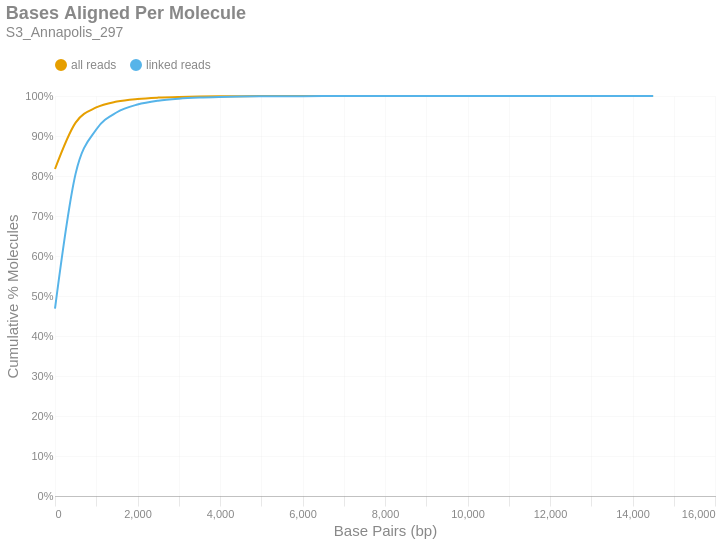

This figure's notebook cell:
### Markdown cell above
### Bases Aligned Per Molecule
This is a cumulative frequency distribution showing the number of base pairs aligned per unique molecule. These data are shown in 500 bp bins. There are two distributions: one with `all reads` (yellow) and another with only `linked reads` (blue). The percent of molecules in the `linked reads` distribution is relative to the total number of linked molecules.

### Code cell
if SKIPLR:
    print_html(f"Skipped")
else:
    binned_df = consolidated_hist(valids['aligned_bp'], mask, 500, True)
    with SafeRender(binned_df):
        (
            density_plot(binned_df, 'Bases Aligned Per Molecule', samplename, 'basesper')
            .encode(
                x=alt.X('bin:Q', title="Base Pairs (bp)").axis(tickMinStep=500).scale(padding=0),
                y=alt.Y('value:Q', title='Cumulative % Molecules')
                    .axis(format='%')
                    .scale(domain = [0,1])
                    .stack(False),
                color=alt.Color("key:N").scale(domain = ["all reads", "linked reads"]),
                tooltip = [
                    alt.Tooltip("key:N", title = "Data Type"),
                    alt.Tooltip("range_label:N", title="Bases Aligned Per Molecule"),
                    alt.Tooltip("value:Q", format = ".2%", title="% Molecules (Cum.)")
                ]
            )
        ).display()

### Figure 1 — Vega-Lite specification as saved in the notebook (floating-point values rounded to 4 significant figures)
{"width": "container", "height": 400, "config": {"title": {"anchor": "start", "dy": -15, "fontSize": 18, "color": "#888888", "subtitleColor": "#888888", "subtitleFontSize": 14}, "arc": {"fill": "#0072B2"}, "axis": {"domainColor": "#888888", "domainWidth": 0.5, "gridWidth": 0.2, "grid": false, "titleFontWeight": 400, "titleFontSize": 15, "labelFontSize": 11, "labelColor": "#888888", "tickColor": "#888888", "tickWidth": 0.2, "titleColor": "#888888"}, "axisBand": {"grid": false}, "axisX": {"grid": true, "tickSize": 10, "domainCap": "round"}, "axisY": {"domain": false, "grid": true, "tickSize": 0, "domainCap": "round"}, "background": "transparent", "header": {"labelFontSize": 15, "labelColor": "#888888", "titleFontSize": 15, "titleFontWeight": 600, "titleColor": "#888888"}, "legend": {"labelFont": "sans-serif", "labelFontSize": 12, "labelColor": "#888888", "symbolSize": 100, "symbolType": "circle", "titleFontSize": 12, "titlePadding": 10, "titleColor": "#888888", "title": null, "orient": "top"}, "range": {"category": ["#E69F00", "#56B4E9", "#009E73", "#F0E442", "#0072B2", "#D55E00", "#CC79A7", "#000000"], "diverging": ["#cfe8f3", "#a2d4ec", "#73bfe2", "#46abdb", "#1696d2", "#12719e"]}, "area": {"fill": "#0072B2", "fillOpacity": 0.7, "line": true, "strokeOpacity": 0.7}, "line": {"color": "#0072B2", "stroke": "#0072B2", "strokeWidth": 2}, "trail": {"color": "#0072B2", "stroke": "#0072B2", "strokeWidth": 0, "size": 1}, "point": {"filled": true, "fillOpacity": 1.0, "size": 95}, "text": {"color": "#888888", "fontSize": 11, "align": "right", "fontWeight": 400, "size": 11}, "bar": {"fill": "#0072B2", "stroke": null}, "view": {"stroke": null, "continuousWidth": 660, "continuousHeight": 400}}, "data": {"name": "data-a30912b2390c5f271aef047a5a324e7a"}, "mark": {"type": "line", "interpolate": "monotone", "point": {"opacity": 0, "size": 275}}, "encoding": {"color": {"field": "key", "scale": {"domain": ["all reads", "linked reads"]}, "type": "nominal"}, "tooltip": [{"field": "key", "title": "Data Type", "type": "nominal"}, {"field": "range_label", "title": "Bases Aligned Per Molecule", "type": "nominal"}, {"field": "value", "format": ".2%", "title": "% Molecules (Cum.)", "type": "quantitative"}], "x": {"axis": {"tickMinStep": 500}, "field": "bin", "scale": {"padding": 0}, "title": "Base Pairs (bp)", "type": "quantitative"}, "y": {"axis": {"format": "%"}, "field": "value", "scale": {"domain": [0, 1]}, "stack": false, "title": "Cumulative % Molecules", "type": "quantitative"}}, "params": [{"name": "param_c36ac31b6afebe62", "select": {"type": "point", "fields": ["key"]}, "bind": "legend"}], "title": {"text": "Bases Aligned Per Molecule", "subtitle": "S3_Annapolis_297"}, "transform": [{"fold": ["all reads (cumsum)", "linked reads (cumsum)"]}, {"calculate": "replace(datum.key, ' (cumsum)', '')", "as": "key"}, {"filter": {"param": "param_c36ac31b6afebe62"}}], "usermeta": {"embedOptions": {"downloadFileName": "S3_Annapolis_297.basesper"}}, "$schema": "https://vega.github.io/schema/vega-lite/v6.1.0.json", "datasets": {"data-a30912b2390c5f271aef047a5a324e7a": [{"bin": "0.0", "interval": "0.0-500.0", "all reads": 0.8175, "linked reads": 0.4685, "all reads (cumsum)": 0.8175, "linked reads (cumsum)": 0.4685, "range_label": "0-499"}, {"bin": "500.0", "interval": "500.0-1000.0", "all reads": 0.116, "linked reads": 0.3374, "all reads (cumsum)": 0.9335, "linked reads (cumsum)": 0.8059, "range_label": "500-999"}, {"bin": "1000.0", "interval": "1000.0-1500.0", "all reads": 0.03777, "linked reads": 0.1103, "all reads (cumsum)": 0.9713, "linked reads (cumsum)": 0.9162, "range_label": "1000-1499"}, {"bin": "1500.0", "interval": "1500.0-2000.0", "all reads": 0.01478, "linked reads": 0.04316, "all reads (cumsum)": 0.9861, "linked reads (cumsum)": 0.9594, "range_label": "1500-1999"}, {"bin": "2000.0", "interval": "2000.0-2500.0", "all reads": 0.006614, "linked reads": 0.01932, "all reads (cumsum)": 0.9927, "linked reads (cumsum)": 0.9787, "range_label": "2000-2499"}, {"bin": "2500.0", "interval": "2500.0-3000.0", "all reads": 0.003302, "linked reads": 0.009642, "all reads (cumsum)": 0.996, "linked reads (cumsum)": 0.9883, "range_label": "2500-2999"}, {"bin": "3000.0", "interval": "3000.0-3500.0", "all reads": 0.00173, "linked reads": 0.005053, "all reads (cumsum)": 0.9977, "linked reads (cumsum)": 0.9934, "range_label": "3000-3499"}, {"bin": "3500.0", "interval": "3500.0-4000.0", "all reads": 0.0009618, "linked reads": 0.002809, "all reads (cumsum)": 0.9987, "linked reads (cumsum)": 0.9962, "range_label": "3500-3999"}, {"bin": "4000.0", "interval": "4000.0-4500.0", "all reads": 0.0005229, "linked reads": 0.001527, "all reads (cumsum)": 0.9992, "linked reads (cumsum)": 0.9977, "range_label": "4000-4499"}, {"bin": "4500.0", "interval": "4500.0-5000.0", "all reads": 0.0003198, "linked reads": 0.0009341, "all reads (cumsum)": 0.9995, "linked reads (cumsum)": 0.9986, "range_label": "4500-4999"}, {"bin": "5000.0", "interval": "5000.0-5500.0", "all reads": 0.0001731, "linked reads": 0.0005057, "all reads (cumsum)": 0.9997, "linked reads (cumsum)": 0.9991, "range_label": "5000-5499"}, {"bin": "5500.0", "interval": "5500.0-6000.0", "all reads": 0.0001092, "linked reads": 0.0003188, "all reads (cumsum)": 0.9998, "linked reads (cumsum)": 0.9995, "range_label": "5500-5999"}, {"bin": "6000.0", "interval": "6000.0-6500.0", "all reads": 7.47e-05, "linked reads": 0.0002181, "all reads (cumsum)": 0.9999, "linked reads (cumsum)": 0.9997, "range_label": "6000-6499"}, {"bin": "6500.0", "interval": "6500.0-7000.0", "all reads": 4.06e-05, "linked reads": 0.0001186, "all reads (cumsum)": 0.9999, "linked reads (cumsum)": 0.9998, "range_label": "6500-6999"}, {"bin": "7000.0", "interval": "7000.0-7500.0", "all reads": 2.26e-05, "linked reads": 6.6e-05, "all reads (cumsum)": 1.0, "linked reads (cumsum)": 0.9999, "range_label": "7000-7499"}, {"bin": "7500.0", "interval": "7500.0-8000.0", "all reads": 1.456e-05, "linked reads": 4.251e-05, "all reads (cumsum)": 1.0, "linked reads (cumsum)": 0.9999, "range_label": "7500-7999"}, {"bin": "8000.0", "interval": "8000.0-8500.0", "all reads": 1.226e-05, "linked reads": 3.58e-05, "all reads (cumsum)": 1.0, "linked reads (cumsum)": 0.9999, "range_label": "8000-8499"}, {"bin": "8500.0", "interval": "8500.0-9000.0", "all reads": 5.746e-06, "linked reads": 1.678e-05, "all reads (cumsum)": 1.0, "linked reads (cumsum)": 1.0, "range_label": "8500-8999"}, {"bin": "9000.0", "interval": "9000.0-9500.0", "all reads": 4.98e-06, "linked reads": 1.454e-05, "all reads (cumsum)": 1.0, "linked reads (cumsum)": 1.0, "range_label": "9000-9499"}, {"bin": "9500.0", "interval": "9500.0-10000.0", "all reads": 3.831e-06, "linked reads": 1.119e-05, "all reads (cumsum)": 1.0, "linked reads (cumsum)": 1.0, "range_label": "9500-9999"}, {"bin": "10000.0", "interval": "10000.0-10500.0", "all reads": 1.915e-06, "linked reads": 5.594e-06, "all reads (cumsum)": 1.0, "linked reads (cumsum)": 1.0, "range_label": "10000-10499"}, {"bin": "10500.0", "interval": "10500.0-11000.0", "all reads": 1.915e-06, "linked reads": 5.594e-06, "all reads (cumsum)": 1.0, "linked reads (cumsum)": 1.0, "range_label": "10500-10999"}, {"bin": "11000.0", "interval": "11000.0-11500.0", "all reads": 1.149e-06, "linked reads": 3.356e-06, "all reads (cumsum)": 1.0, "linked reads (cumsum)": 1.0, "range_label": "11000-11499"}, {"bin": "11500.0", "interval": "11500.0-12000.0", "all reads": 1.149e-06, "linked reads": 3.356e-06, "all reads (cumsum)": 1.0, "linked reads (cumsum)": 1.0, "range_label": "11500-11999"}, {"bin": "12000.0", "interval": "12000.0-12500.0", "all reads": 0.0, "linked reads": 0.0, "all reads (cumsum)": 1.0, "linked reads (cumsum)": 1.0, "range_label": "12000-12499"}, {"bin": "12500.0", "interval": "12500.0-13000.0", "all reads": 3.831e-07, "linked reads": 1.119e-06, "all reads (cumsum)": 1.0, "linked reads (cumsum)": 1.0, "range_label": "12500-12999"}, {"bin": "13000.0", "interval": "13000.0-13500.0", "all reads": 0.0, "linked reads": 0.0, "all reads (cumsum)": 1.0, "linked reads (cumsum)": 1.0, "range_label": "13000-13499"}, {"bin": "13500.0", "interval": "13500.0-14000.0", "all reads": 0.0, "linked reads": 0.0, "all reads (cumsum)": 1.0, "linked reads (cumsum)": 1.0, "range_label": "13500-13999"}, {"bin": "14000.0", "interval": "14000.0-14500.0", "all reads": 0.0, "linked reads": 0.0, "all reads (cumsum)": 1.0, "linked reads (cumsum)": 1.0, "range_label": "14000-14499"}, {"bin": "14500.0", "interval": "14500.0-15000.0", "all reads": 3.831e-07, "linked reads": 1.119e-06, "all reads (cumsum)": 1.0, "linked reads (cumsum)": 1.0, "range_label": "14500-14999"}]}}
